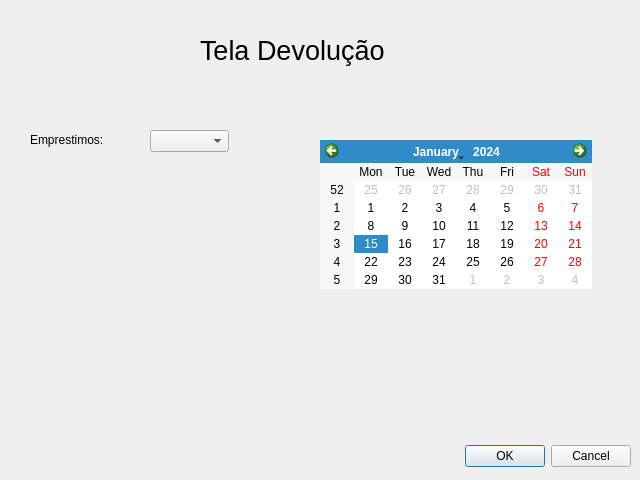
<?xml version="1.0" encoding="UTF-8"?>
<ui version="4.0">
 <class>Dialog</class>
 <widget class="QDialog" name="Dialog">
  <property name="geometry">
   <rect>
    <x>0</x>
    <y>0</y>
    <width>640</width>
    <height>480</height>
   </rect>
  </property>
  <property name="windowTitle">
   <string>Dialog</string>
  </property>
  <widget class="QDialogButtonBox" name="buttonBox">
   <property name="geometry">
    <rect>
     <x>10</x>
     <y>440</y>
     <width>621</width>
     <height>32</height>
    </rect>
   </property>
   <property name="orientation">
    <enum>Qt::Horizontal</enum>
   </property>
   <property name="standardButtons">
    <set>QDialogButtonBox::Cancel|QDialogButtonBox::Ok</set>
   </property>
  </widget>
  <widget class="QLabel" name="label">
   <property name="geometry">
    <rect>
     <x>200</x>
     <y>20</y>
     <width>211</width>
     <height>61</height>
    </rect>
   </property>
   <property name="font">
    <font>
     <pointsize>20</pointsize>
    </font>
   </property>
   <property name="text">
    <string>Tela Devolução</string>
   </property>
  </widget>
  <widget class="QCalendarWidget" name="calendarWidget">
   <property name="geometry">
    <rect>
     <x>320</x>
     <y>140</y>
     <width>272</width>
     <height>149</height>
    </rect>
   </property>
  </widget>
  <widget class="QLabel" name="label_2">
   <property name="geometry">
    <rect>
     <x>30</x>
     <y>130</y>
     <width>91</width>
     <height>20</height>
    </rect>
   </property>
   <property name="text">
    <string>Emprestimos:</string>
   </property>
  </widget>
  <widget class="QComboBox" name="comboBox">
   <property name="geometry">
    <rect>
     <x>150</x>
     <y>130</y>
     <width>79</width>
     <height>22</height>
    </rect>
   </property>
  </widget>
 </widget>
 <resources/>
 <connections>
  <connection>
   <sender>buttonBox</sender>
   <signal>accepted()</signal>
   <receiver>Dialog</receiver>
   <slot>accept()</slot>
   <hints>
    <hint type="sourcelabel">
     <x>248</x>
     <y>254</y>
    </hint>
    <hint type="destinationlabel">
     <x>157</x>
     <y>274</y>
    </hint>
   </hints>
  </connection>
  <connection>
   <sender>buttonBox</sender>
   <signal>rejected()</signal>
   <receiver>Dialog</receiver>
   <slot>reject()</slot>
   <hints>
    <hint type="sourcelabel">
     <x>316</x>
     <y>260</y>
    </hint>
    <hint type="destinationlabel">
     <x>286</x>
     <y>274</y>
    </hint>
   </hints>
  </connection>
 </connections>
</ui>
